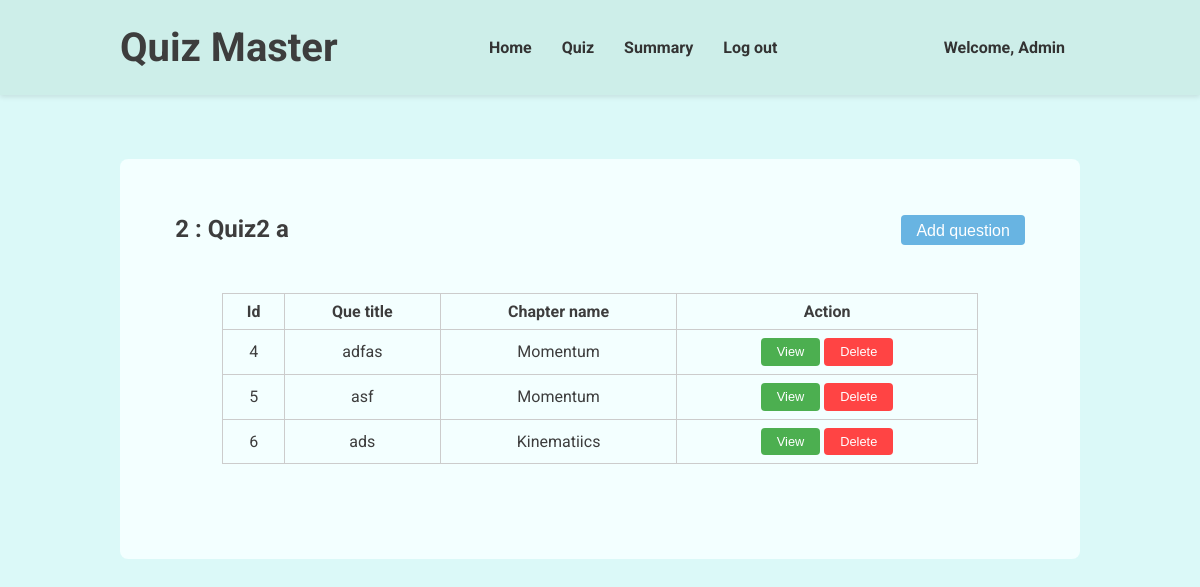
Page /view-quiz/2 (signed in) on the committed database.
### models.py (models this page shows, shortened)
class User(db.Model, UserMixin):
    __tablename__ = 'users'
    id = db.Column(db.Integer, primary_key=True)
    username = db.Column(db.String(80), unique=True, nullable=False)
    passhash = db.Column(db.String(256), nullable=False)
    fullname = db.Column(db.String(80), nullable=False)
    qualification = db.Column(db.String(80), nullable=False)
    dob = db.Column(db.Date, nullable=False)
    is_admin = db.Column(db.Boolean, nullable=False, default=False)
    @property
    def password(self):
        raise AttributeError('Password is not a readable attribute')

class Quizzes(db.Model):
    __tablename__ = 'quizzes'
    quizid = db.Column(db.Integer, primary_key=True)
    quizname = db.Column(db.String(80), unique=False, nullable=False)
    subjectid = db.Column(db.Integer, db.ForeignKey('subjects.subjectid'), nullable=False)
    duration = db.Column(db.Integer, nullable=False)
    quizdate = db.Column(db.Date, nullable=False)
    questions = db.relationship('Questions', backref='quiz', lazy=True)

class Questions(db.Model):
    __tablename__ = 'questions'
    questionid = db.Column(db.Integer, primary_key=True)
    quizid = db.Column(db.Integer, db.ForeignKey('quizzes.quizid'), nullable=False)
    chapterid = db.Column(db.Integer, db.ForeignKey('chapters.chapterid'), nullable=False)
    title = db.Column(db.String(80), nullable=False)
    statement = db.Column(db.String(512), nullable=False)
    option1 = db.Column(db.String(80), nullable=False)
    option2 = db.Column(db.String(80), nullable=False)
    option3 = db.Column(db.String(80), nullable=False)
    option4 = db.Column(db.String(80), nullable=False)
    ans = db.Column(db.Integer, nullable=False)

class Chapters(db.Model):
    __tablename__ = 'chapters'
    chapterid = db.Column(db.Integer, primary_key=True)
    subjectid = db.Column(db.Integer, db.ForeignKey('subjects.subjectid'), nullable=False)
    chaptername = db.Column(db.String(80), unique=False, nullable=False)
    chapterdesc = db.Column(db.String(512), nullable=False)
    questions = db.relationship('Questions', backref='chapter', lazy=True)

### routes.py (the view, shortened to what this page needs)
@app.route('/view-quiz/<int:quiz_id>', methods=['GET', 'POST'])
@login_required
def view_quiz(quiz_id):
    return render_template('view-quiz.html', user = current_user, quiz = Quizzes.query.get(quiz_id), questions = Questions.query.filter_by(quizid=quiz_id).all(), chapters = Chapters.query.filter_by(subjectid=Quizzes.query.get(quiz_id).subjectid).all())

### app.py (called while the page is built)
@login_manager.user_loader
def load_user(userid):
    return models.User.query.get(int(userid))

### templates/view-quiz.html (shortened to what this page needs)
{% extends "base.html" %} {% block title %}View Quiz | Quiz Master{% endblock %}
{% block stylesheet %}
<link rel="stylesheet" href="{{ url_for('static', filename='navbar.css') }}" />
{% endblock %} {% block navbar %}
<header>
  <div class="header-container">
    <h1>Quiz Master</h1>
    <nav>
      <ul>
        <li>
          <a href="/admin-dashboard">Home</a>
        </li>
        <li>
          <a href="/admin-quiz">Quiz</a>
        </li>
        <li>
          <a href="/admin-summary">Summary</a>
        </li>
        <li>
          <a href="/logout">Log out</a>
        </li>
      </ul>
    </nav>
    <a href="/profile">Welcome, {{ user.fullname}}</a>
  </div>
</header>
{% endblock %} {% block content %}
<main>
  <div class="sub-header">
    <h2>{{ quiz.quizid }} : {{ quiz.quizname }}</h2>
    <button id="add-question-btn">Add question</button>
  </div>
  <table>
    <thead>
      <tr>
        <th>Id</th>
        <th>Que title</th>
        <th>Chapter name</th>
        <th>Action</th>
      </tr>
    </thead>
    <tbody>
      {% for question in questions %}
      <tr>
        <td>{{ question.questionid }}</td>
        <td>{{ question.title }}</td>
        {% for chapter in chapters %} {% if chapter.chapterid ==
        question.chapterid %}
        <td>{{ chapter.chaptername }}</td>
        {% endif %} {% endfor %}
        <td>
          <button
            class="view-btn"
            onclick="viewQuestion({{ question.questionid }})"
          >
            View
          </button>
          <button
            class="delete-btn"
            onclick="deleteQuestion({{ question.questionid }})"
          >
            Delete
          </button>
        </td>
      </tr>
      {% endfor %}
    </tbody>
  </table>
</main>
{% endblock %}

### static/index.css (style rules this page uses)
* { margin: 0; padding: 0; box-sizing: border-box; }
body { background-color: #dbf9f8; color: #3d3d3d; font-family: 'roboto', sans-serif; }

### static/navbar.css (style rules this page uses)
header { background-color: #cdeee9; padding: 1.5rem; box-shadow: 0 2px 5px rgba(0, 0, 0, 0.1); }
.header-container { margin: auto; width: 80vw; display: flex; justify-content: space-between; align-items: center; }
header h1 { margin: 0; font-size: 2.5rem; color: #3d3d3d; }
header nav ul { list-style: none; display: flex; }
header a { margin: 0 15px; text-decoration: none; color: #333; font-weight: bold; }

### templates/view-quiz.html (style rules this page uses)
main { margin: 4rem 0; padding: 0.5rem; min-height: 50vh; display: flex; flex-direction: column; align-items: center; background-color: #f3ffff; border-radius: 0.5rem; }
.sub-header { margin: 3rem 0; width: 90%; display: flex; justify-content: space-between; }
.sub-header h2 { font-size: 1.5rem; }
.sub-header button { padding: 7px 15px 5px; font-size: 1rem; background-color: #68b4e2; color: #fff; border: none; border-radius: 0.25rem; cursor: pointer; }
table { width: 80%; border-collapse: collapse; margin-bottom: 3rem; }
th, td { border: 1px solid #ccc; padding: 8px; text-align: center; }
.view-btn, .delete-btn { padding: 0.4rem 1rem; font-size: 0.8rem; color: white; border: none; border-radius: 0.25rem; cursor: pointer; }
.view-btn { background-color: #4caf50; }
.delete-btn { background-color: #f44; }

### rows in the picture
User: fullname "Admin"
Quizzes: quizid "2", quizname "Quiz2 a"
Questions: questionid "4", title "adfas"
Chapters: chaptername "Momentum"
Questions: questionid "5", title "asf"
Questions: questionid "6", title "ads"
Chapters: chaptername "Kinematiics"
